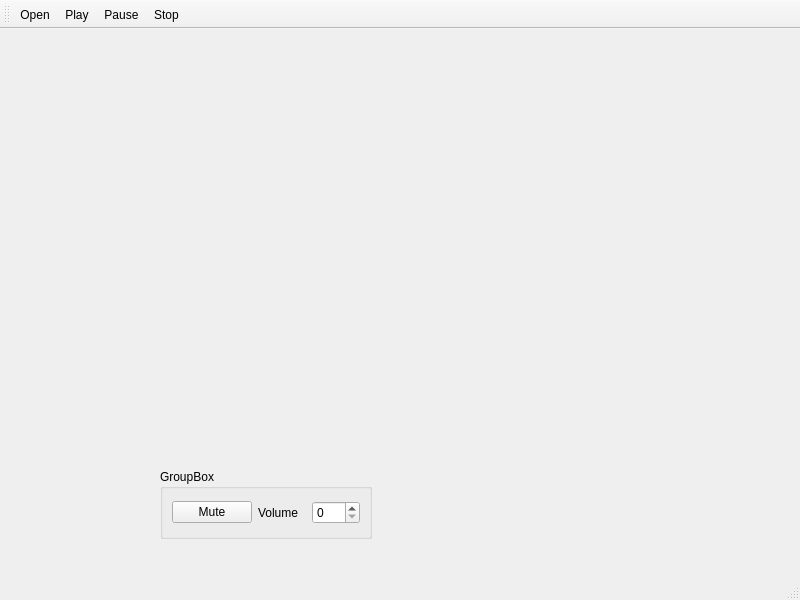
<?xml version="1.0" encoding="UTF-8"?>
<ui version="4.0">
 <class>MainWindow</class>
 <widget class="QMainWindow" name="MainWindow">
  <property name="geometry">
   <rect>
    <x>0</x>
    <y>0</y>
    <width>800</width>
    <height>600</height>
   </rect>
  </property>
  <property name="windowTitle">
   <string>MainWindow</string>
  </property>
  <widget class="QWidget" name="centralwidget">
   <widget class="QGroupBox" name="groupBox">
    <property name="geometry">
     <rect>
      <x>160</x>
      <y>440</y>
      <width>212</width>
      <height>70</height>
     </rect>
    </property>
    <property name="title">
     <string>GroupBox</string>
    </property>
    <layout class="QHBoxLayout" name="horizontalLayout">
     <item>
      <widget class="QPushButton" name="btnMute">
       <property name="text">
        <string>Mute</string>
       </property>
      </widget>
     </item>
     <item>
      <widget class="QLabel" name="label">
       <property name="text">
        <string>Volume</string>
       </property>
      </widget>
     </item>
     <item>
      <widget class="QSpinBox" name="spinboxVolume"/>
     </item>
    </layout>
   </widget>
  </widget>
  <widget class="QMenuBar" name="menubar">
   <property name="geometry">
    <rect>
     <x>0</x>
     <y>0</y>
     <width>800</width>
     <height>22</height>
    </rect>
   </property>
  </widget>
  <widget class="QStatusBar" name="statusbar"/>
  <widget class="QToolBar" name="toolBar">
   <property name="windowTitle">
    <string>toolBar</string>
   </property>
   <attribute name="toolBarArea">
    <enum>TopToolBarArea</enum>
   </attribute>
   <attribute name="toolBarBreak">
    <bool>false</bool>
   </attribute>
   <addaction name="actionOpen"/>
   <addaction name="actionPlay"/>
   <addaction name="actionPause"/>
   <addaction name="actionStop"/>
  </widget>
  <action name="actionOpen">
   <property name="icon">
    <iconset resource="../resources.qrc">
     <normaloff>:/new/files/res/icons/open.png</normaloff>:/new/files/res/icons/open.png</iconset>
   </property>
   <property name="text">
    <string>Open</string>
   </property>
  </action>
  <action name="actionPlay">
   <property name="icon">
    <iconset resource="../resources.qrc">
     <normaloff>:/new/files/res/icons/play.png</normaloff>:/new/files/res/icons/play.png</iconset>
   </property>
   <property name="text">
    <string>Play</string>
   </property>
  </action>
  <action name="actionPause">
   <property name="icon">
    <iconset resource="../resources.qrc">
     <normaloff>:/new/files/res/icons/pause.png</normaloff>:/new/files/res/icons/pause.png</iconset>
   </property>
   <property name="text">
    <string>Pause</string>
   </property>
  </action>
  <action name="actionStop">
   <property name="icon">
    <iconset resource="../resources.qrc">
     <normaloff>:/new/files/res/icons/stop.png</normaloff>:/new/files/res/icons/stop.png</iconset>
   </property>
   <property name="text">
    <string>Stop</string>
   </property>
  </action>
 </widget>
 <resources>
  <include location="../resources.qrc"/>
 </resources>
 <connections/>
</ui>
